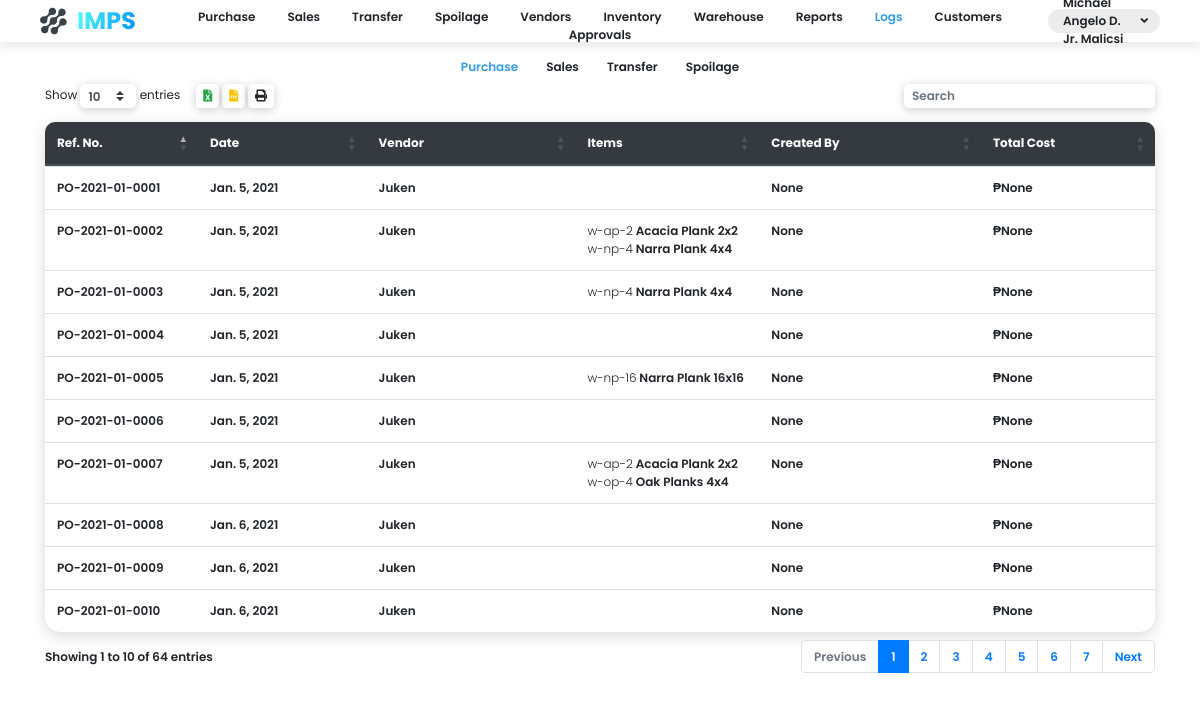
The app's page /logs/in/ (signed in) with its own data.
### app/models.py (models this page shows, shortened)
class User(models.Model):
    first_name = models.CharField(max_length=255)
    last_name = models.CharField(max_length=255)
    position = models.CharField(max_length=255)
    login = models.ForeignKey(Login, on_delete=models.CASCADE)

class Purchase_Order(models.Model):
    ref_id = models.CharField(max_length=255)
    date = models.DateField()
    vendor = models.ForeignKey(Vendor, on_delete=models.PROTECT)
    approved = models.BooleanField()
    total_amount_due = models.DecimalField(max_digits=24, decimal_places=5, null=True, blank=True)
    created_by = models.ForeignKey(User, on_delete=models.PROTECT, null=True, blank=True)

class Vendor(models.Model):
    name = models.CharField(max_length=255)
    owner_first_name = models.CharField(max_length=255, null=True, blank=True)
    owner_last_name = models.CharField(max_length=255, null=True, blank=True)
    address = models.CharField(max_length=255, null=True, blank=True)
    landline = models.CharField(max_length=255, null=True, blank=True)
    email = models.CharField(max_length=255, null=True, blank=True)
    mobile = models.CharField(max_length=255, null=True, blank=True)
    bank = models.CharField(max_length=255, null=True, blank=True)
    bank_number = models.CharField(max_length=255, null=True, blank=True)

class Purchase_Item(models.Model):
    product = models.ForeignKey(Product, on_delete=models.CASCADE)
    purchase_order = models.ForeignKey(Purchase_Order, on_delete=models.CASCADE)
    remaining = models.IntegerField()
    purchase_quantity = models.IntegerField()
    cost_per_item = models.DecimalField(max_digits=24, decimal_places=5, null=True, blank=True)
    total_cost = models.DecimalField(max_digits=24, decimal_places=5, null=True, blank=True)

class Product(models.Model):
    code = models.CharField(max_length=255)
    name = models.CharField(max_length=255)
    description = models.TextField(null=True, blank=True)
    quantity = models.IntegerField()
    cost_per_item = models.DecimalField(max_digits=24, decimal_places=5, null=True, blank=True)
    total_cost = models.DecimalField(max_digits=24, decimal_places=5, null=True, blank=True)
    turnover = models.DecimalField(max_digits=3, decimal_places=2, null=True, blank=True)
    warehouse = models.ForeignKey(Warehouse, on_delete=models.CASCADE, null=True, blank=True)

### app/views/logs.py (the view)
# urls.py: path('logs/in/', views.purchaseLogsView),
def purchaseLogsView(request):
    if request.session.is_empty():
        return redirect('/login/')
    context = {
        'purchases': Purchase_Order.objects.all(),
        'me': User.objects.select_related().get(login__username=request.session.get('username')),
    }
    return render(request, 'logs_purchase.html', context)

### templates/logs_purchase.html (shortened to what this page needs)
<!DOCTYPE html>
<html lang="en">
<head>
    <link rel="stylesheet" href="https://cdn.jsdelivr.net/npm/bootstrap@4.5.3/dist/css/bootstrap.min.css">
    <link rel="stylesheet" href="https://cdn.datatables.net/buttons/1.6.5/css/buttons.dataTables.min.css">
    <link rel="stylesheet" href="https://cdn.datatables.net/1.10.22/css/dataTables.bootstrap4.min.css">
    <link rel="stylesheet" href="/static/css/style.css">
    <link rel="stylesheet" href="/static/css/fontawesome.all.css">
</head>
<body class="font-size-12">
  <div class="c-nav d-flex font-w-600 mb-3">
    <div class="c-nav-item justify-content-start">
      <img src="/static/media/Group 117.svg" class="logo">
    </div>
    <div class="c-nav-item justify-content-end dropdown">
      <div class="nav-name" data-toggle="dropdown">
        <span>{{me.first_name}} {{me.last_name}}</span> <i class="fas fa-angle-down ml-1"></i>
      </div>
    </div>
  </div>
  <div class="d-flex font-w-600 mb-2 justify-content-center">
    <div class="justify-content-center c-nav-links">
        <div onclick="location.href='/logs/in'" class="active">Purchase</div>
        <div onclick="location.href='/logs/out'">Sales</div>
        <div onclick="location.href='/logs/transfer'">Transfer</div>
        <div onclick="location.href='/logs/spoilage'">Spoilage</div>
    </div>
  </div>
    <div class="container font-w-600">
      <div id="loader-container" class="d-flex justify-content-center align-items-center">
        <div id="loader"></div>
      </div>
      <table id="table" class="table box-shadow-medium b-tl-radius-10 b-tr-radius-10">
          <thead class="thead-dark">
          <tr class="">
              <th class="b-tl-radius-10" style="border-top: 0px;">Ref. No.</th>
              <th style="border-top: 0px;">Date</th>
              <th style="border-top: 0px;">Vendor</th>
              <th style="border-top: 0px">Items</th>
              <th style="border-top: 0px">Created By</th>
              <th class="b-tr-radius-10" style="border-top: 0px;">Total Cost</th>
          </tr>
          </thead>
          <tbody>
          {%for purchase in purchases.all%}
          <tr>
              <td>{{purchase.ref_id}}</td>
              <td>{{purchase.date}}</td>
              <td>{{purchase.vendor.name}}</td>
              <td>
                {%for item in purchase.purchase_item_set.filter.all%}
                <span class="font-w-300">{{item.product.code}}</span> <span>{{item.product.name}}</span><br/>
                {%endfor%}
              </td>
              <td>{{purchase.created_by}}</td>
              <td>₱{{purchase.total_amount_due}}</td>
          </tr>
          {%endfor%}
          </tbody>
      </table>
    </div>
</body>
</html>

### static/css/style.css (style rules this page uses)
body { font-family: 'Poppins', sans-serif; min-width: 720px; }
.font-size-12 { font-size: 12px; }
.table { background: #fff; border-radius: 15px; }
.box-shadow-medium { box-shadow: 0px 4px 15px rgba(0,0,0,0.15); }
.font-w-300 { font-weight: 300; }
.font-w-600 { font-weight: 600; }
.b-tl-radius-10 { border-top-left-radius: 10px; }
.b-tr-radius-10 { border-top-right-radius: 10px; }
.c-nav { height: 42px; background: white; box-shadow: 0px 4px 10px rgba(0,0,0,0.10); width: 100%; padding-left:5vh; padding-right: 5vh; }
.c-nav-item { display: inline-flex; align-items: center; width: 10%; }
.c-nav-links, .navbar-nav, .navbar { display: inline-flex; align-items: center; width: 80%; }
.c-nav-links div { transition: .1s; padding-left: 14px; padding-right: 14px; cursor: pointer; height: 100%; display: flex; align-items: center; }
.active { color: #339DE9; }
.logo { cursor: pointer; }
.nav-name { display: flex; height: 24px; background: #ECECEC; padding: 0px 12px 0px 15px; align-items: center; border-radius: 12px; cursor: pointer; }
#table { display: none; }
#loader { border: 8px solid #f3f3f3; border-top: 8px solid #3498db; border-radius: 50%; width: 40px; height: 40px; animation: spin 2s linear infinite; margin-top: 200px; }
#loader-container { display: none; }

### records on screen
User: last_name "Malicsi"
Purchase_Order: ref_id "PO-2021-01-0001", date "Jan. 5, 2021", vendor.name "Juken", created_by "None", total_amount_due "None"
Purchase_Order: ref_id "PO-2021-01-0002", date "Jan. 5, 2021", vendor.name "Juken", created_by "None", total_amount_due "None"
Purchase_Item: product.code "w-ap-2", product.name "Acacia Plank 2x2"
Purchase_Item: product.code "w-np-4", product.name "Narra Plank 4x4"
Purchase_Order: ref_id "PO-2021-01-0003", date "Jan. 5, 2021", vendor.name "Juken", created_by "None", total_amount_due "None"
Purchase_Item: product.code "w-np-4", product.name "Narra Plank 4x4"
Purchase_Order: ref_id "PO-2021-01-0004", date "Jan. 5, 2021", vendor.name "Juken", created_by "None", total_amount_due "None"
Purchase_Order: ref_id "PO-2021-01-0005", date "Jan. 5, 2021", vendor.name "Juken", created_by "None", total_amount_due "None"
Purchase_Item: product.code "w-np-16", product.name "Narra Plank 16x16"
Purchase_Order: ref_id "PO-2021-01-0006", date "Jan. 5, 2021", vendor.name "Juken", created_by "None", total_amount_due "None"
Purchase_Order: ref_id "PO-2021-01-0007", date "Jan. 5, 2021", vendor.name "Juken", created_by "None", total_amount_due "None"
Purchase_Item: product.code "w-ap-2", product.name "Acacia Plank 2x2"
Purchase_Item: product.code "w-op-4", product.name "Oak Planks 4x4"
Purchase_Order: ref_id "PO-2021-01-0008", date "Jan. 6, 2021", vendor.name "Juken", created_by "None", total_amount_due "None"
Purchase_Order: ref_id "PO-2021-01-0009", date "Jan. 6, 2021", vendor.name "Juken", created_by "None", total_amount_due "None"
Purchase_Order: ref_id "PO-2021-01-0010", date "Jan. 6, 2021", vendor.name "Juken", created_by "None", total_amount_due "None"
